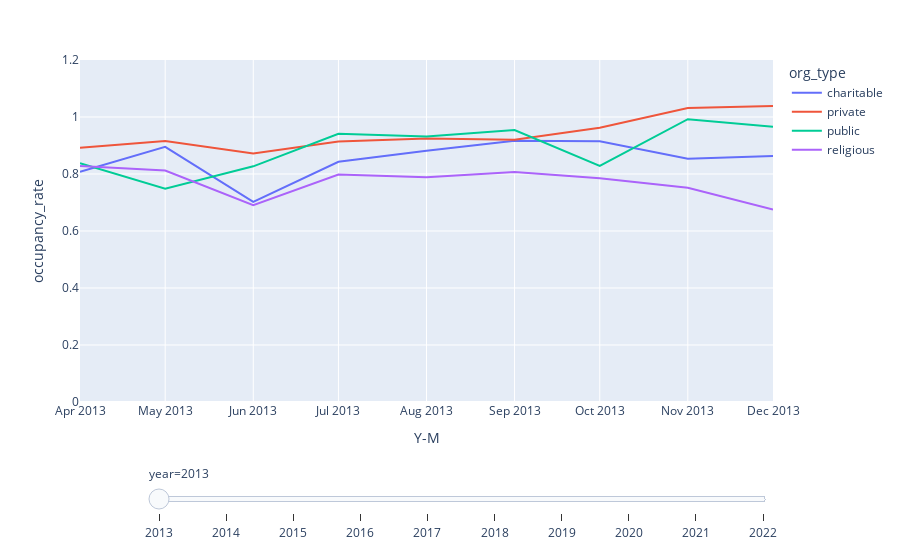

This figure's notebook cell:
### Code cell
import plotly.express as px


fig = px.line(new_lel, x="Y-M", y="occupancy_rate", animation_frame="year", animation_group="org_type",
           color="org_type", hover_name="org_type",
           range_y=[0, 1.2])

fig["layout"].pop("updatemenus") # optional, drop animation buttons
fig.show()

### Figure 1 — Plotly figure (JSON) as saved in the notebook; plotly's stock layout.template omitted (floating-point values rounded to 4 significant figures)
{"data": [{"hovertemplate": "<b>%{hovertext}</b><br><br>org_type=charitable<br>year=2013<br>Y-M=%{x}<br>occupancy_rate=%{y}<extra></extra>", "hovertext": ["charitable", "charitable", "charitable", "charitable", "charitable", "charitable", "charitable", "charitable", "charitable"], "ids": ["charitable", "charitable", "charitable", "charitable", "charitable", "charitable", "charitable", "charitable", "charitable"], "legendgroup": "charitable", "line": {"color": "#636efa", "dash": "solid"}, "marker": {"symbol": "circle"}, "mode": "lines", "name": "charitable", "orientation": "v", "showlegend": true, "type": "scatter", "x": ["2013-04-01T00:00:00", "2013-05-01T00:00:00", "2013-06-01T00:00:00", "2013-07-01T00:00:00", "2013-08-01T00:00:00", "2013-09-01T00:00:00", "2013-10-01T00:00:00", "2013-11-01T00:00:00", "2013-12-01T00:00:00"], "xaxis": "x", "y": [0.8078, 0.8953, 0.7021, 0.8429, 0.8813, 0.917, 0.9152, 0.8532, 0.8634], "yaxis": "y"}, {"hovertemplate": "<b>%{hovertext}</b><br><br>org_type=private<br>year=2013<br>Y-M=%{x}<br>occupancy_rate=%{y}<extra></extra>", "hovertext": ["private", "private", "private", "private", "private", "private", "private", "private", "private"], "ids": ["private", "private", "private", "private", "private", "private", "private", "private", "private"], "legendgroup": "private", "line": {"color": "#EF553B", "dash": "solid"}, "marker": {"symbol": "circle"}, "mode": "lines", "name": "private", "orientation": "v", "showlegend": true, "type": "scatter", "x": ["2013-04-01T00:00:00", "2013-05-01T00:00:00", "2013-06-01T00:00:00", "2013-07-01T00:00:00", "2013-08-01T00:00:00", "2013-09-01T00:00:00", "2013-10-01T00:00:00", "2013-11-01T00:00:00", "2013-12-01T00:00:00"], "xaxis": "x", "y": [0.8924, 0.9154, 0.8719, 0.9139, 0.9247, 0.9198, 0.962, 1.031, 1.038], "yaxis": "y"}, {"hovertemplate": "<b>%{hovertext}</b><br><br>org_type=public<br>year=2013<br>Y-M=%{x}<br>occupancy_rate=%{y}<extra></extra>", "hovertext": ["public", "public", "public", "public", "public", "public", "public", "public", "public"], "ids": ["public", "public", "public", "public", "public", "public", "public", "public", "public"], "legendgroup": "public", "line": {"color": "#00cc96", "dash": "solid"}, "marker": {"symbol": "circle"}, "mode": "lines", "name": "public", "orientation": "v", "showlegend": true, "type": "scatter", "x": ["2013-04-01T00:00:00", "2013-05-01T00:00:00", "2013-06-01T00:00:00", "2013-07-01T00:00:00", "2013-08-01T00:00:00", "2013-09-01T00:00:00", "2013-10-01T00:00:00", "2013-11-01T00:00:00", "2013-12-01T00:00:00"], "xaxis": "x", "y": [0.838, 0.748, 0.827, 0.9409, 0.9318, 0.9541, 0.8287, 0.9924, 0.9661], "yaxis": "y"}, {"hovertemplate": "<b>%{hovertext}</b><br><br>org_type=religious<br>year=2013<br>Y-M=%{x}<br>occupancy_rate=%{y}<extra></extra>", "hovertext": ["religious", "religious", "religious", "religious", "religious", "religious", "religious", "religious", "religious"], "ids": ["religious", "religious", "religious", "religious", "religious", "religious", "religious", "religious", "religious"], "legendgroup": "religious", "line": {"color": "#ab63fa", "dash": "solid"}, "marker": {"symbol": "circle"}, "mode": "lines", "name": "religious", "orientation": "v", "showlegend": true, "type": "scatter", "x": ["2013-04-01T00:00:00", "2013-05-01T00:00:00", "2013-06-01T00:00:00", "2013-07-01T00:00:00", "2013-08-01T00:00:00", "2013-09-01T00:00:00", "2013-10-01T00:00:00", "2013-11-01T00:00:00", "2013-12-01T00:00:00"], "xaxis": "x", "y": [0.8284, 0.8122, 0.6902, 0.7979, 0.7889, 0.8072, 0.7851, 0.7519, 0.6753], "yaxis": "y"}], "layout": {"legend": {"title": {"text": "org_type"}, "tracegroupgap": 0}, "margin": {"t": 60}, "sliders": [{"active": 0, "currentvalue": {"prefix": "year="}, "len": 0.9, "pad": {"b": 10, "t": 60}, "steps": [{"args": [["2013"], {"frame": {"duration": 0, "redraw": false}, "fromcurrent": true, "mode": "immediate", "transition": {"duration": 0, "easing": "linear"}}], "label": "2013", "method": "animate"}, {"args": [["2014"], {"frame": {"duration": 0, "redraw": false}, "fromcurrent": true, "mode": "immediate", "transition": {"duration": 0, "easing": "linear"}}], "label": "2014", "method": "animate"}, {"args": [["2015"], {"frame": {"duration": 0, "redraw": false}, "fromcurrent": true, "mode": "immediate", "transition": {"duration": 0, "easing": "linear"}}], "label": "2015", "method": "animate"}, {"args": [["2016"], {"frame": {"duration": 0, "redraw": false}, "fromcurrent": true, "mode": "immediate", "transition": {"duration": 0, "easing": "linear"}}], "label": "2016", "method": "animate"}, {"args": [["2017"], {"frame": {"duration": 0, "redraw": false}, "fromcurrent": true, "mode": "immediate", "transition": {"duration": 0, "easing": "linear"}}], "label": "2017", "method": "animate"}, {"args": [["2018"], {"frame": {"duration": 0, "redraw": false}, "fromcurrent": true, "mode": "immediate", "transition": {"duration": 0, "easing": "linear"}}], "label": "2018", "method": "animate"}, {"args": [["2019"], {"frame": {"duration": 0, "redraw": false}, "fromcurrent": true, "mode": "immediate", "transition": {"duration": 0, "easing": "linear"}}], "label": "2019", "method": "animate"}, {"args": [["2020"], {"frame": {"duration": 0, "redraw": false}, "fromcurrent": true, "mode": "immediate", "transition": {"duration": 0, "easing": "linear"}}], "label": "2020", "method": "animate"}, {"args": [["2021"], {"frame": {"duration": 0, "redraw": false}, "fromcurrent": true, "mode": "immediate", "transition": {"duration": 0, "easing": "linear"}}], "label": "2021", "method": "animate"}, {"args": [["2022"], {"frame": {"duration": 0, "redraw": false}, "fromcurrent": true, "mode": "immediate", "transition": {"duration": 0, "easing": "linear"}}], "label": "2022", "method": "animate"}], "x": 0.1, "xanchor": "left", "y": 0, "yanchor": "top"}], "xaxis": {"anchor": "y", "domain": [0, 1], "title": {"text": "Y-M"}}, "yaxis": {"anchor": "x", "domain": [0, 1], "range": [0, 1.2], "title": {"text": "occupancy_rate"}}}}
